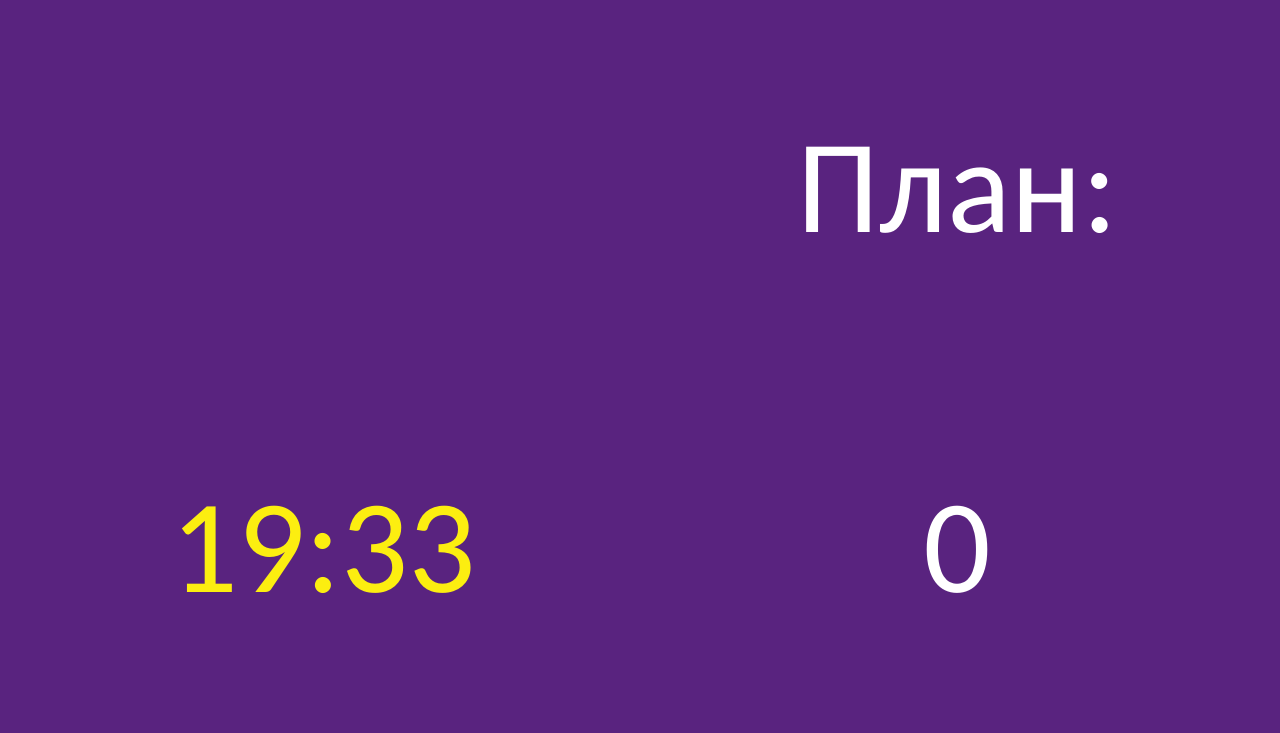
<?xml version="1.0" encoding="UTF-8"?>
<ui version="4.0">
 <class>MainWindow</class>
 <widget class="QMainWindow" name="MainWindow">
  <property name="geometry">
   <rect>
    <x>0</x>
    <y>0</y>
    <width>1280</width>
    <height>733</height>
   </rect>
  </property>
  <property name="windowTitle">
   <string>MainWindow</string>
  </property>
  <widget class="QWidget" name="centralwidget">
   <property name="styleSheet">
    <string notr="true">QWidget {
	background-color: #59237F;
}</string>
   </property>
   <layout class="QGridLayout" name="gridLayout">
    <item row="3" column="1">
     <widget class="QLabel" name="label_4">
      <property name="styleSheet">
       <string notr="true">background-image:url(:/logo/Бренд/bg.png)</string>
      </property>
      <property name="text">
       <string/>
      </property>
      <property name="pixmap">
       <pixmap resource="logo.qrc">:/logo/Бренд/Аватар.png</pixmap>
      </property>
      <property name="scaledContents">
       <bool>false</bool>
      </property>
      <property name="alignment">
       <set>Qt::AlignCenter</set>
      </property>
      <property name="wordWrap">
       <bool>false</bool>
      </property>
      <property name="openExternalLinks">
       <bool>false</bool>
      </property>
      <property name="textInteractionFlags">
       <set>Qt::NoTextInteraction</set>
      </property>
     </widget>
    </item>
    <item row="4" column="1">
     <widget class="QLabel" name="label_3">
      <property name="font">
       <font>
        <family>Calibri</family>
        <pointsize>100</pointsize>
       </font>
      </property>
      <property name="layoutDirection">
       <enum>Qt::LeftToRight</enum>
      </property>
      <property name="text">
       <string>&lt;html&gt;&lt;head/&gt;&lt;body&gt;&lt;p align=&quot;center&quot;&gt;&lt;span style=&quot; font-family:'serif'; color:#fcee10;&quot;&gt;19:33&lt;/span&gt;&lt;/p&gt;&lt;/body&gt;&lt;/html&gt;</string>
      </property>
      <property name="alignment">
       <set>Qt::AlignCenter</set>
      </property>
     </widget>
    </item>
    <item row="3" column="2">
     <widget class="QLabel" name="label_2">
      <property name="font">
       <font>
        <family>Calibri</family>
        <pointsize>100</pointsize>
       </font>
      </property>
      <property name="layoutDirection">
       <enum>Qt::LeftToRight</enum>
      </property>
      <property name="text">
       <string>&lt;html&gt;&lt;head/&gt;&lt;body&gt;&lt;p&gt;&lt;span style=&quot; color:#ffffff;&quot;&gt;План:&lt;/span&gt;&lt;/p&gt;&lt;/body&gt;&lt;/html&gt;</string>
      </property>
      <property name="alignment">
       <set>Qt::AlignCenter</set>
      </property>
     </widget>
    </item>
    <item row="4" column="2">
     <widget class="QLabel" name="label">
      <property name="font">
       <font>
        <family>Calibri</family>
        <pointsize>100</pointsize>
       </font>
      </property>
      <property name="text">
       <string>&lt;html&gt;&lt;head/&gt;&lt;body&gt;&lt;p&gt;&lt;span style=&quot; color:#ffffff;&quot;&gt;0&lt;/span&gt;&lt;/p&gt;&lt;/body&gt;&lt;/html&gt;</string>
      </property>
      <property name="alignment">
       <set>Qt::AlignCenter</set>
      </property>
     </widget>
    </item>
   </layout>
  </widget>
 </widget>
 <resources>
  <include location="logo.qrc"/>
  <include location="bg.qrc"/>
 </resources>
 <connections/>
</ui>
